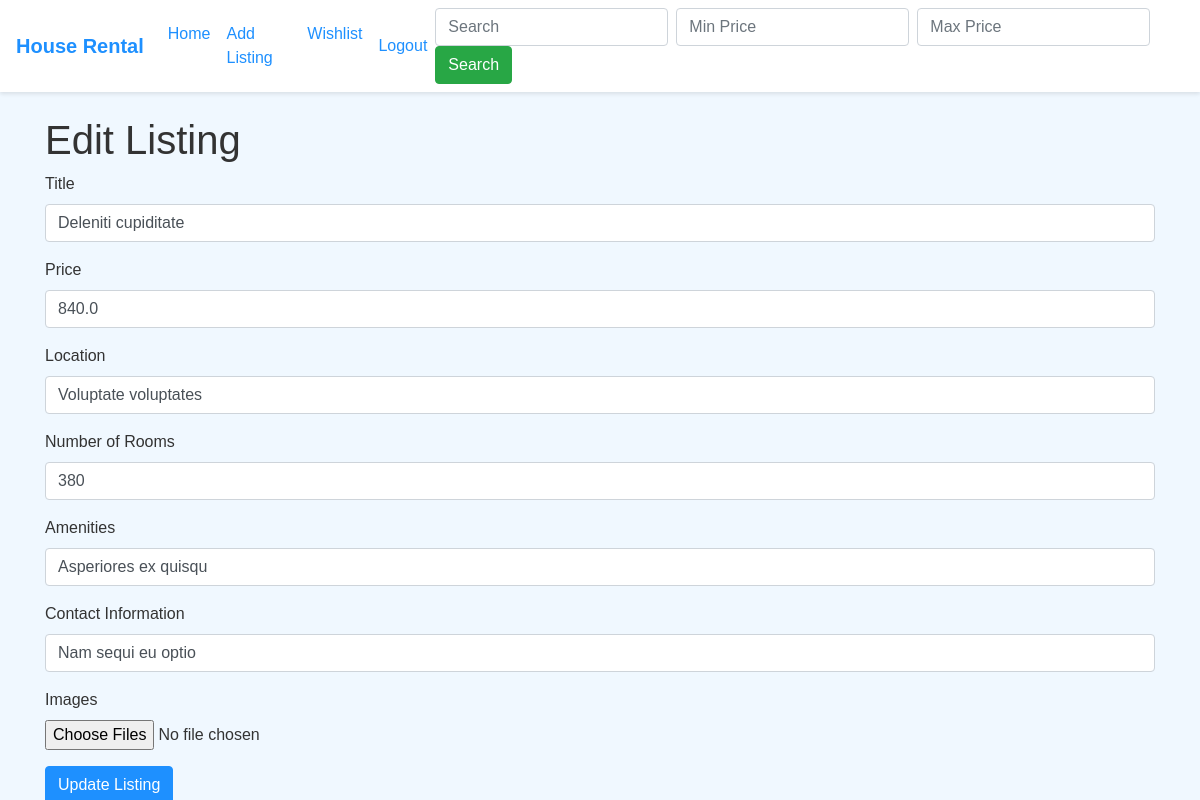
Page /edit_listing/4 (signed in) on the committed database.
### app.py (models this page shows)
class HouseListing(db.Model):
    id = db.Column(db.Integer, primary_key=True)
    title = db.Column(db.String(100), nullable=False)
    price = db.Column(db.Float, nullable=False)
    location = db.Column(db.String(100), nullable=False)
    number_of_rooms = db.Column(db.Integer, nullable=False)
    amenities = db.Column(db.String(200))
    user_id = db.Column(db.Integer, db.ForeignKey('user.id'), nullable=False)
    contact = db.Column(db.String(100))
    images = db.relationship('Image', backref='house_listing', lazy=True)
    screenshot = db.relationship('Screenshot', backref='house_listing', lazy=True)
    payDate = db.Column(db.String, nullable=True)

### app.py (the view, shortened to what this page needs)
@app.route('/edit_listing/<int:id>', methods=['GET', 'POST'])
@login_required
def edit_listing(id):
    listing = HouseListing.query.get_or_404(id)
    if listing.user_id != current_user.id and current_user.role != 'admin':
        flash('You are not authorized to edit this listing.', 'error')
        return redirect(url_for('home'))
    return render_template('edit_listing.html', listing=listing)

### app.py (called while the page is built)
@login_manager.user_loader
def load_user(user_id):
    return User.query.get(int(user_id))

### templates/edit_listing.html
{% extends "base.html" %}
{% block content %}
<h1>Edit Listing</h1>
<form method="POST" enctype="multipart/form-data">
    <div class="form-group">
        <label for="title">Title</label>
        <input type="text" class="form-control" id="title" name="title" value="{{ listing.title }}" required>
    </div>
    <div class="form-group">
        <label for="price">Price</label>
        <input type="number" class="form-control" id="price" name="price" step="0.01" value="{{ listing.price }}" required>
    </div>
    <div class="form-group">
        <label for="location">Location</label>
        <input type="text" class="form-control" id="location" name="location" value="{{ listing.location }}" required>
    </div>
    <div class="form-group">
        <label for="number_of_rooms">Number of Rooms</label>
        <input type="number" class="form-control" id="number_of_rooms" name="number_of_rooms" value="{{ listing.number_of_rooms }}" required>
    </div>
    <div class="form-group">
        <label for="amenities">Amenities</label>
        <input type="text" class="form-control" id="amenities" name="amenities" value="{{ listing.amenities }}">
    </div>
    <div class="form-group">
        <label for="contact">Contact Information</label>
        <input type="text" class="form-control" id="contact" name="contact" value="{{ listing.contact }}">
    </div>
    <div class="form-group">
        <label for="images">Images</label>
        <input type="file" class="form-control-file" id="images" name="images" multiple>
    </div>
    <button type="submit" class="btn btn-primary">Update Listing</button>
</form>
{% endblock %}

### static/style.css (style rules this page uses)
body { font-family: Arial, sans-serif; background-color: #f0f8ff; color: #333; }
.btn-primary { background-color: #1e90ff; border-color: #1e90ff; }

### rows in the picture
HouseListing: title "Deleniti cupiditate", price "840.0", location "Voluptate voluptates", number_of_rooms "380", amenities "Asperiores ex quisqu", contact "Nam sequi eu optio"
